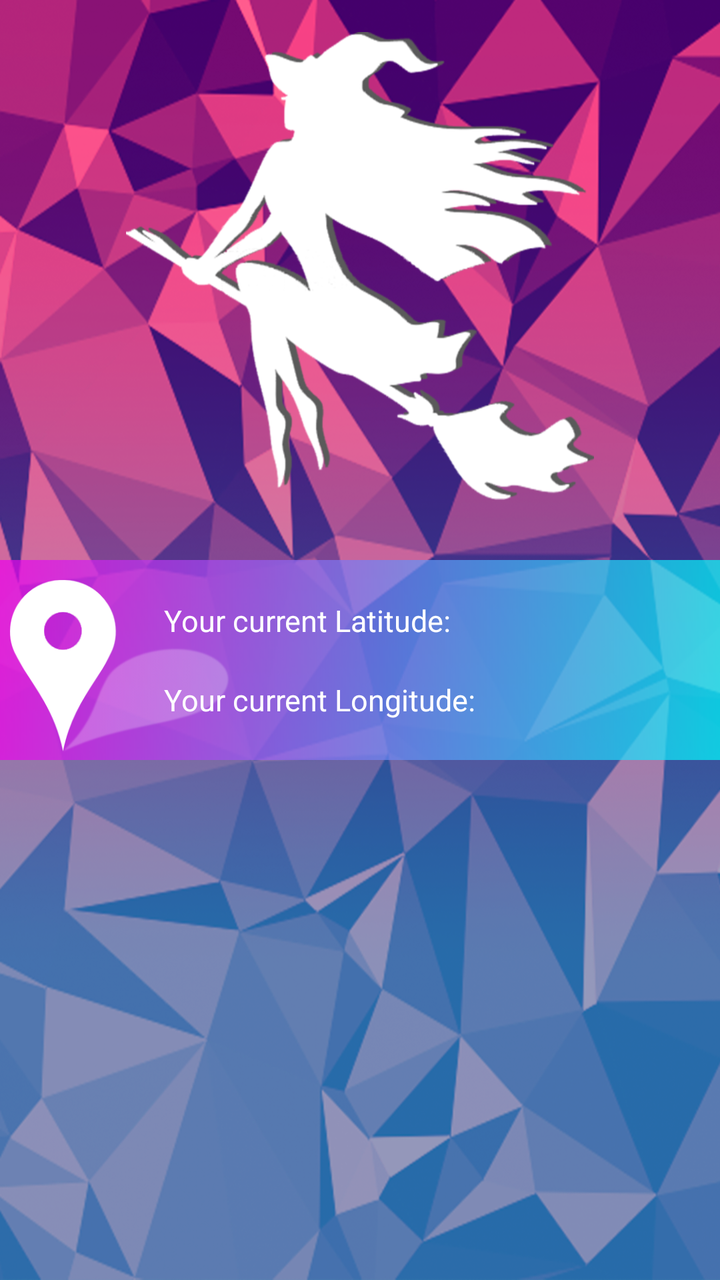
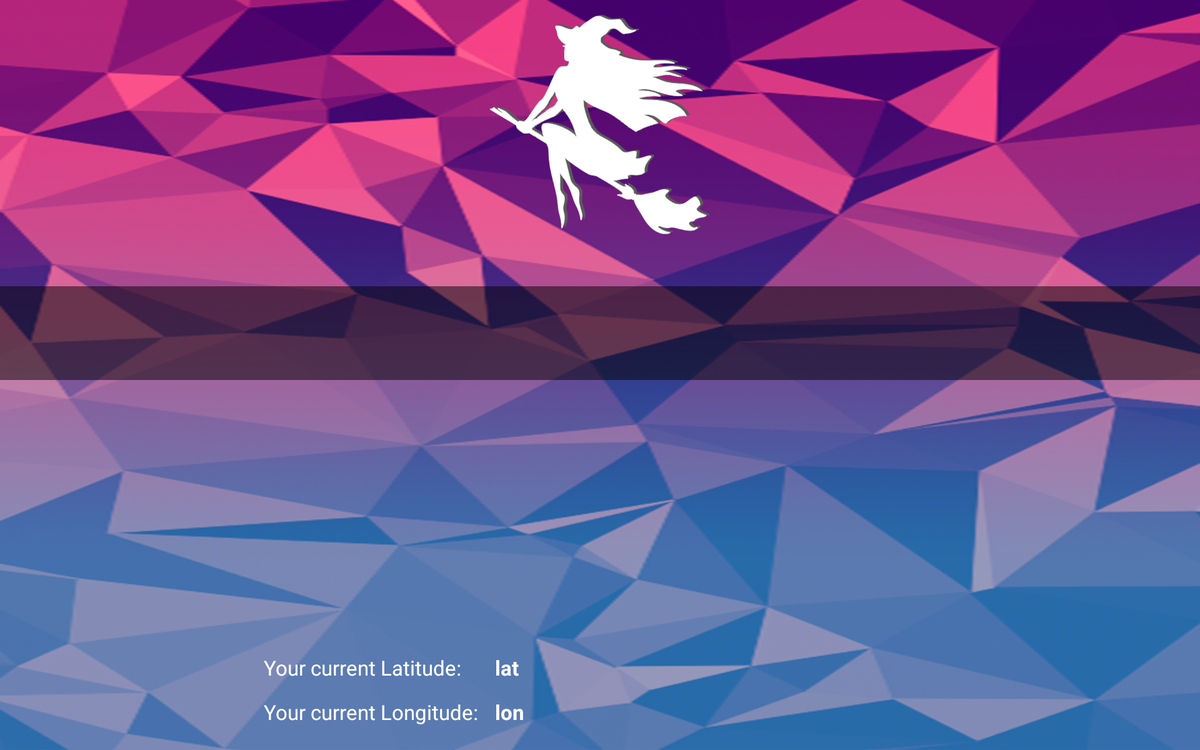

Compare how this app lays out the same screen by default and in its alternative resource folder. The renders come first, then the two layout files and the values they reference.
<!-- AndroidManifest.xml: application theme AppTheme -->
<!-- res/layout/content_user_area.xml -->
<?xml version="1.0" encoding="utf-8"?>
<RelativeLayout xmlns:android="http://schemas.android.com/apk/res/android"
    xmlns:app="http://schemas.android.com/apk/res-auto"
    xmlns:tools="http://schemas.android.com/tools"
    android:id="@+id/content_user_area"
    android:layout_width="match_parent"
    android:layout_height="match_parent"
    android:background="@drawable/background"
    app:layout_behavior="@string/appbar_scrolling_view_behavior"
    tools:context="alex.kushnerov.whereis.activity.UserAreaActivity"
    tools:showIn="@layout/app_bar_user_area">

    <ImageView
        android:id="@+id/imageLogo"
        android:layout_width="250dp"
        android:layout_height="250dp"
        android:layout_alignParentTop="true"
        android:layout_centerHorizontal="true"
        android:paddingTop="@dimen/nav_header_vertical_spacing"
        android:src="@drawable/logo_screen" />


    <android.support.constraint.ConstraintLayout
        android:id="@+id/constraintLayout"
        android:layout_width="match_parent"
        android:layout_height="100dp"
        android:layout_marginTop="280dp"
        android:alpha="0.7"
        android:background="@drawable/gradient_location_back">

    </android.support.constraint.ConstraintLayout>

    <ImageView
        android:id="@+id/imageLocation"
        android:layout_width="110dp"
        android:layout_height="110dp"
        android:layout_alignBottom="@+id/constraintLayout"
        android:layout_alignParentLeft="true"
        android:layout_alignParentStart="true"
        android:layout_marginLeft="5dp"
        android:layout_marginStart="5dp"
        android:paddingTop="@dimen/nav_header_vertical_spacing"
        android:src="@drawable/location"
        android:contentDescription="@string/todo3" />

    <TextView
        android:id="@+id/tVLongtitudeText"
        android:layout_width="wrap_content"
        android:layout_height="wrap_content"
        android:layout_alignBottom="@+id/constraintLayout"
        android:layout_alignLeft="@+id/imageLogo"
        android:layout_alignStart="@+id/imageLogo"
        android:layout_marginBottom="20dp"
        android:layout_marginLeft="27dp"
        android:layout_marginStart="27dp"
        android:text="@string/longitude"
        android:textAppearance="?android:attr/textAppearanceLarge"
        android:textColor="@color/white"
        android:textSize="15sp"
        tools:ignore="MissingConstraints"
        tools:layout_editor_absoluteX="0dp"
        tools:layout_editor_absoluteY="373dp" />

    <TextView
        android:id="@+id/tVLatitudeText"
        android:layout_width="wrap_content"
        android:layout_height="wrap_content"
        android:layout_alignLeft="@+id/tVLongtitudeText"
        android:layout_alignStart="@+id/tVLongtitudeText"
        android:layout_alignTop="@+id/constraintLayout"
        android:layout_marginTop="20dp"
        android:text="@string/latitude"
        android:textAppearance="?android:attr/textAppearanceLarge"
        android:textColor="@color/white"
        android:textSize="15sp"
        tools:ignore="MissingConstraints"
        tools:layout_editor_absoluteX="0dp"
        tools:layout_editor_absoluteY="336dp" />

    <TextView
        android:id="@+id/tVLongtitude"
        android:layout_width="wrap_content"
        android:layout_height="wrap_content"
        android:layout_alignBaseline="@+id/tVLongtitudeText"
        android:layout_alignBottom="@+id/tVLongtitudeText"
        android:layout_alignParentEnd="true"
        android:layout_alignParentRight="true"
        android:layout_marginLeft="18dp"
        android:layout_marginStart="18dp"
        android:layout_toRightOf="@+id/tVLongtitudeText"
        android:textAppearance="?android:attr/textAppearanceLarge"
        android:textColor="@color/white"
        android:textSize="15sp"
        android:textStyle="bold"
        tools:ignore="MissingConstraints"
        tools:layout_editor_absoluteX="251dp"
        tools:layout_editor_absoluteY="373dp"
        android:layout_toEndOf="@+id/tVLongtitudeText" />

    <TextView
        android:id="@+id/tVLatitude"
        android:layout_width="wrap_content"
        android:layout_height="wrap_content"
        android:layout_alignBaseline="@+id/tVLatitudeText"
        android:layout_alignBottom="@+id/tVLatitudeText"
        android:layout_alignLeft="@+id/tVLongtitude"
        android:layout_alignStart="@+id/tVLongtitude"
        android:textAppearance="?android:attr/textAppearanceLarge"
        android:textColor="@color/white"
        android:textSize="15sp"
        android:textStyle="bold"
        tools:ignore="MissingConstraints"
        tools:layout_editor_absoluteX="251dp"
        tools:layout_editor_absoluteY="336dp" />
</RelativeLayout>
<!-- res/layout/app_bar_user_area.xml (included above) -->
<?xml version="1.0" encoding="utf-8"?>
<android.support.design.widget.CoordinatorLayout xmlns:android="http://schemas.android.com/apk/res/android"
    xmlns:app="http://schemas.android.com/apk/res-auto"
    xmlns:tools="http://schemas.android.com/tools"
    android:layout_width="match_parent"
    android:layout_height="match_parent"
    tools:context="alex.kushnerov.whereis.activity.UserAreaActivity">

    <android.support.design.widget.AppBarLayout
        android:layout_width="match_parent"
        android:layout_height="wrap_content"
        android:theme="@style/AppTheme.AppBarOverlay">

        <android.support.v7.widget.Toolbar
            android:id="@+id/toolbar"
            android:layout_width="match_parent"
            android:layout_height="?attr/actionBarSize"
            android:background="@color/head_tool_bar"
            app:popupTheme="@style/AppTheme.PopupOverlay" />

    </android.support.design.widget.AppBarLayout>

    <include layout="@layout/content_user_area" />


</android.support.design.widget.CoordinatorLayout>
<!-- resources referenced by this layout -->
<resources>
  <color name="head_tool_bar">#24c4db</color>
  <color name="white">#ffffff</color>
  <dimen name="nav_header_vertical_spacing">16dp</dimen>
  <!-- drawable background: png bitmap (drawable-v21, 662540 bytes) -->
  <!-- drawable gradient_location_back (drawable) -->
  <?xml version="1.0" encoding="utf-8"?>
  <shape xmlns:android="http://schemas.android.com/apk/res/android"
      android:shape="rectangle">
      <gradient
          android:angle="0"
          android:endColor="@color/nav_bar_title_gradient_end"
          android:startColor="@color/nav_bar_gradient_start" />
  </shape>
  <!-- drawable location: png bitmap (drawable, 11755 bytes) -->
  <!-- drawable logo_screen: png bitmap (drawable, 74647 bytes) -->
  <string name="latitude">Your current Latitude:</string>
  <string name="longitude">Your current Longitude:</string>
  <string name="todo3">TODO</string>
  <style name="AppTheme.AppBarOverlay" parent="ThemeOverlay.AppCompat.Dark.ActionBar" />
  <style name="AppTheme.PopupOverlay" parent="ThemeOverlay.AppCompat.Light" />
  <style name="AppTheme" parent="Theme.AppCompat.Light.DarkActionBar">
          
          <item name="colorPrimary">@color/nav_bar_body</item>
          <item name="colorPrimaryDark">@color/nav_bar_body</item>
          <item name="colorAccent">@color/colorAccent</item>
      </style>
  <color name="nav_bar_title_gradient_end">#00ffff</color>
  <color name="nav_bar_gradient_start">#ee00ee</color>
  <color name="nav_bar_body">#2d70aa</color>
  <color name="colorAccent">#FF4081</color>&gt;
</resources>
<!-- res/layout-xlarge/content_user_area.xml (the repository's variant of the layout above) -->
<!-- drawn on a large tablet held sideways -->
<?xml version="1.0" encoding="utf-8"?>
<RelativeLayout xmlns:android="http://schemas.android.com/apk/res/android"
    xmlns:app="http://schemas.android.com/apk/res-auto"
    xmlns:tools="http://schemas.android.com/tools"
    android:id="@+id/content_user_area"
    android:layout_width="match_parent"
    android:layout_height="match_parent"
    android:background="@drawable/background"
    app:layout_behavior="@string/appbar_scrolling_view_behavior"
    tools:context="alex.kushnerov.whereis.activity.UserAreaActivity"
    tools:showIn="@layout/app_bar_user_area">

    <ImageView
        android:id="@+id/imageLogo"
        android:layout_width="250dp"
        android:layout_height="250dp"
        android:layout_alignParentTop="true"
        android:layout_centerHorizontal="true"
        android:paddingTop="@dimen/nav_header_vertical_spacing"
        android:src="@drawable/logo_screen"
        android:contentDescription="@string/todo5" />

    <LinearLayout
        android:layout_width="fill_parent"
        android:layout_height="100dp"
        android:layout_marginTop="305dp"
        android:alpha="0.5"
        android:background="@color/bg_main"
        android:orientation="horizontal">


    </LinearLayout>

    <TextView
        android:id="@+id/tVLongtitudeText"
        android:layout_width="wrap_content"
        android:layout_height="wrap_content"
        android:layout_marginBottom="26dp"
        android:text="@string/your_current_longitude"
        android:textAppearance="?android:attr/textAppearanceLarge"
        android:textColor="@color/white"
        tools:ignore="MissingConstraints"
        tools:layout_editor_absoluteX="0dp"
        tools:layout_editor_absoluteY="373dp"
        android:layout_alignParentBottom="true"
        android:layout_alignLeft="@+id/tVLatitudeText"
        android:layout_alignStart="@+id/tVLatitudeText" />

    <TextView
        android:id="@+id/tVLatitudeText"
        android:layout_width="match_parent"
        android:layout_height="wrap_content"
        android:layout_marginBottom="18dp"
        android:text="@string/your_current_latitude"
        android:textAppearance="?android:attr/textAppearanceLarge"
        android:textColor="@color/white"
        tools:ignore="MissingConstraints"
        tools:layout_editor_absoluteX="0dp"
        tools:layout_editor_absoluteY="336dp"
        android:layout_marginLeft="281dp"
        android:layout_marginStart="281dp"
        android:layout_above="@+id/tVLongtitudeText"
        android:layout_alignParentLeft="true"
        android:layout_alignParentStart="true" />

    <TextView
        android:id="@+id/tVLongtitude"
        android:layout_width="wrap_content"
        android:layout_height="wrap_content"
        android:layout_alignBaseline="@+id/tVLongtitudeText"
        android:layout_alignBottom="@+id/tVLongtitudeText"
        android:layout_alignParentEnd="true"
        android:layout_alignParentRight="true"
        android:layout_marginLeft="18dp"
        android:layout_marginStart="18dp"
        android:layout_toRightOf="@+id/tVLongtitudeText"
        android:text="@string/lon"
        android:textAppearance="?android:attr/textAppearanceLarge"
        android:textColor="@color/white"
        android:textStyle="bold"
        tools:ignore="MissingConstraints"
        tools:layout_editor_absoluteX="251dp"
        tools:layout_editor_absoluteY="373dp"
        android:layout_toEndOf="@+id/tVLongtitudeText" />

    <TextView
        android:id="@+id/tVLatitude"
        android:layout_width="wrap_content"
        android:layout_height="wrap_content"
        android:layout_alignBaseline="@+id/tVLatitudeText"
        android:layout_alignBottom="@+id/tVLatitudeText"
        android:layout_alignLeft="@+id/tVLongtitude"
        android:layout_alignStart="@+id/tVLongtitude"
        android:text="@string/lat"
        android:textAppearance="?android:attr/textAppearanceLarge"
        android:textColor="@color/white"
        android:textStyle="bold"
        tools:ignore="MissingConstraints"
        tools:layout_editor_absoluteX="251dp"
        tools:layout_editor_absoluteY="336dp" />
</RelativeLayout>
<!-- res/layout/content_user_area.xml (included above) -->
<?xml version="1.0" encoding="utf-8"?>
<RelativeLayout xmlns:android="http://schemas.android.com/apk/res/android"
    xmlns:app="http://schemas.android.com/apk/res-auto"
    xmlns:tools="http://schemas.android.com/tools"
    android:id="@+id/content_user_area"
    android:layout_width="match_parent"
    android:layout_height="match_parent"
    android:background="@drawable/background"
    app:layout_behavior="@string/appbar_scrolling_view_behavior"
    tools:context="alex.kushnerov.whereis.activity.UserAreaActivity"
    tools:showIn="@layout/app_bar_user_area">

    <ImageView
        android:id="@+id/imageLogo"
        android:layout_width="250dp"
        android:layout_height="250dp"
        android:layout_alignParentTop="true"
        android:layout_centerHorizontal="true"
        android:paddingTop="@dimen/nav_header_vertical_spacing"
        android:src="@drawable/logo_screen" />


    <android.support.constraint.ConstraintLayout
        android:id="@+id/constraintLayout"
        android:layout_width="match_parent"
        android:layout_height="100dp"
        android:layout_marginTop="280dp"
        android:alpha="0.7"
        android:background="@drawable/gradient_location_back">

    </android.support.constraint.ConstraintLayout>

    <ImageView
        android:id="@+id/imageLocation"
        android:layout_width="110dp"
        android:layout_height="110dp"
        android:layout_alignBottom="@+id/constraintLayout"
        android:layout_alignParentLeft="true"
        android:layout_alignParentStart="true"
        android:layout_marginLeft="5dp"
        android:layout_marginStart="5dp"
        android:paddingTop="@dimen/nav_header_vertical_spacing"
        android:src="@drawable/location"
        android:contentDescription="@string/todo3" />

    <TextView
        android:id="@+id/tVLongtitudeText"
        android:layout_width="wrap_content"
        android:layout_height="wrap_content"
        android:layout_alignBottom="@+id/constraintLayout"
        android:layout_alignLeft="@+id/imageLogo"
        android:layout_alignStart="@+id/imageLogo"
        android:layout_marginBottom="20dp"
        android:layout_marginLeft="27dp"
        android:layout_marginStart="27dp"
        android:text="@string/longitude"
        android:textAppearance="?android:attr/textAppearanceLarge"
        android:textColor="@color/white"
        android:textSize="15sp"
        tools:ignore="MissingConstraints"
        tools:layout_editor_absoluteX="0dp"
        tools:layout_editor_absoluteY="373dp" />

    <TextView
        android:id="@+id/tVLatitudeText"
        android:layout_width="wrap_content"
        android:layout_height="wrap_content"
        android:layout_alignLeft="@+id/tVLongtitudeText"
        android:layout_alignStart="@+id/tVLongtitudeText"
        android:layout_alignTop="@+id/constraintLayout"
        android:layout_marginTop="20dp"
        android:text="@string/latitude"
        android:textAppearance="?android:attr/textAppearanceLarge"
        android:textColor="@color/white"
        android:textSize="15sp"
        tools:ignore="MissingConstraints"
        tools:layout_editor_absoluteX="0dp"
        tools:layout_editor_absoluteY="336dp" />

    <TextView
        android:id="@+id/tVLongtitude"
        android:layout_width="wrap_content"
        android:layout_height="wrap_content"
        android:layout_alignBaseline="@+id/tVLongtitudeText"
        android:layout_alignBottom="@+id/tVLongtitudeText"
        android:layout_alignParentEnd="true"
        android:layout_alignParentRight="true"
        android:layout_marginLeft="18dp"
        android:layout_marginStart="18dp"
        android:layout_toRightOf="@+id/tVLongtitudeText"
        android:textAppearance="?android:attr/textAppearanceLarge"
        android:textColor="@color/white"
        android:textSize="15sp"
        android:textStyle="bold"
        tools:ignore="MissingConstraints"
        tools:layout_editor_absoluteX="251dp"
        tools:layout_editor_absoluteY="373dp"
        android:layout_toEndOf="@+id/tVLongtitudeText" />

    <TextView
        android:id="@+id/tVLatitude"
        android:layout_width="wrap_content"
        android:layout_height="wrap_content"
        android:layout_alignBaseline="@+id/tVLatitudeText"
        android:layout_alignBottom="@+id/tVLatitudeText"
        android:layout_alignLeft="@+id/tVLongtitude"
        android:layout_alignStart="@+id/tVLongtitude"
        android:textAppearance="?android:attr/textAppearanceLarge"
        android:textColor="@color/white"
        android:textSize="15sp"
        android:textStyle="bold"
        tools:ignore="MissingConstraints"
        tools:layout_editor_absoluteX="251dp"
        tools:layout_editor_absoluteY="336dp" />
</RelativeLayout>
<!-- resources referenced by the variant -->
<!-- as a large tablet held sideways resolves them -->
<resources>
  <color name="bg_main">#000000</color>
  <color name="head_tool_bar">#24c4db</color>
  <color name="white">#ffffff</color>
  <dimen name="nav_header_vertical_spacing">16dp</dimen>
  <!-- drawable background: png bitmap (drawable-v21, 662540 bytes) -->
  <!-- drawable gradient_location_back (drawable) -->
  <?xml version="1.0" encoding="utf-8"?>
  <shape xmlns:android="http://schemas.android.com/apk/res/android"
      android:shape="rectangle">
      <gradient
          android:angle="0"
          android:endColor="@color/nav_bar_title_gradient_end"
          android:startColor="@color/nav_bar_gradient_start" />
  </shape>
  <!-- drawable location: png bitmap (drawable, 11755 bytes) -->
  <!-- drawable logo_screen: png bitmap (drawable, 74647 bytes) -->
  <string name="lat">lat</string>
  <string name="latitude">Your current Latitude:</string>
  <string name="lon">lon</string>
  <string name="longitude">Your current Longitude:</string>
  <string name="todo3">TODO</string>
  <string name="todo5">TODO</string>
  <string name="your_current_latitude">Your current Latitude:</string>
  <string name="your_current_longitude">Your current Longitude:</string>
  <style name="AppTheme.AppBarOverlay" parent="ThemeOverlay.AppCompat.Dark.ActionBar" />
  <style name="AppTheme.PopupOverlay" parent="ThemeOverlay.AppCompat.Light" />
  <style name="AppTheme" parent="Theme.AppCompat.Light.DarkActionBar">
          
          <item name="colorPrimary">@color/nav_bar_body</item>
          <item name="colorPrimaryDark">@color/nav_bar_body</item>
          <item name="colorAccent">@color/colorAccent</item>
      </style>
  <color name="nav_bar_title_gradient_end">#00ffff</color>
  <color name="nav_bar_gradient_start">#ee00ee</color>
  <color name="nav_bar_body">#2d70aa</color>
  <color name="colorAccent">#FF4081</color>&gt;
</resources>
